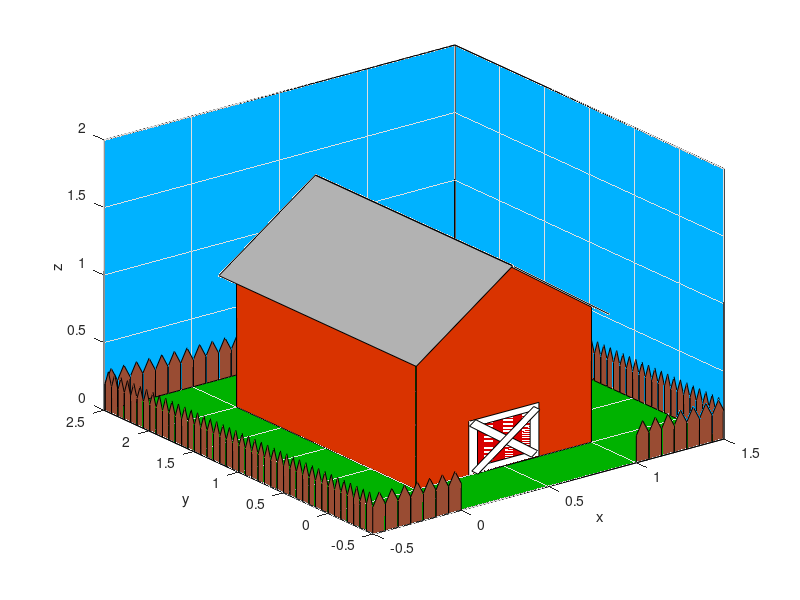

Reproduce this figure in MATLAB.
function buildbarn()

P = reppentagon();
X = repsquare();

%grass
grass = translate([-.5;-.5;0]) * scale([2;3;1]) * X;
drawshape(grass,[0,0.7,0])
grid on
axis([-0.5 1.5 -0.5 2.5 0 2]);
xlabel('x');
ylabel('y');
zlabel('z');

%base barn structure
barnwall1 = rotate(pi/2, 1) * scale([1;1;1]) * P;
drawshape(barnwall1,[0.85, 0.2, 0])

barnwall2 = rotate(-pi/2, 2) * scale([1;2;1]) * X;
drawshape(barnwall2,[0.85, 0.2, 0])

barnwall3 = translate([1,0,0]) * rotate(-pi/2, 2) * scale([1;2;1]) * X;
drawshape(barnwall3,[0.85, 0.2, 0])

barnwall4 = translate([0,2,0]) * rotate(pi/2, 1) * scale([1;1;1]) * P;
drawshape(barnwall4,[0.85, 0.2, 0])

%two barn roofs
roof1 = translate([-0.05,-0.1,0.96]) * rotate(-pi/4,2) * scale([0.78;2.2;0]) * X;
drawshape(roof1,[0.7, 0.7, 0.7])

roof2 = translate([0.5,-0.1,1.51]) * rotate(pi/4,2) * scale([0.78;2.2;0]) * X;
drawshape(roof2,[0.7, 0.7, 0.7])

%front panels and the crossing wood
panels_lay1 = translate([0.3,-0.001,0]) *rotate(pi/2,1) * scale([0.4;0.4;1.5]) * X;
drawshape(panels_lay1, 'w')

panels_lay2 = translate([0.35,-0.001,0.05]) *rotate(pi/2,1) * scale([0.3;0.3;1.5]) * X;
drawshape(panels_lay2,[0.85, 0, 0])

wood1 = translate([0.3,-0.01,-0.34]) * rotate(-pi/4,2) * translate([0.5,0,0]) * rotate(pi/2, 1) * scale([0.05;0.5;0]) * X;
drawshape(wood1, 'w')

wood2 = translate([0.71,-0.01,-0.3]) * rotate(-pi/2,2) * translate([0.3,-0.01,-0.34]) * rotate(-pi/4,2) * translate([0.5,0,0]) * rotate(pi/2, 1) * scale([0.05;0.5;0]) * X;
drawshape(wood2, 'w')

%illusion of sky even though its just a shape fitted to space
z_background1 = scale([3;1;2]) * translate([-0.5,2.5,1]) * rotate(-pi/2, 1) * X;
drawshape(z_background1,[0 0.7 1])

z_background2 = translate([1.5,-0.5,0]) * rotate(-pi/2, 2) * scale([2;3;1]) * X;
drawshape(z_background2,[0 0.7 1]) 

%fences, white or brown, for brown fence use [0.6 0.3 0.2]
%for white use 'w'
fencex = translate([1,-0.5,0]) * rotate(pi/2,1) * scale([0.072;0.2;0]) * P;
drawshape(fencex,[0.6 0.3 0.2])

for i=1:6
    fencex = translate([0.072,0,0]) * fencex;
    drawshape(fencex,[0.6 0.3 0.2]) 
end

fencex_2 = translate([-1.07,0,0]) * translate([1,-0.5,0]) * rotate(pi/2,1) * scale([0.072;0.2;0]) * P;
drawshape(fencex_2,[0.6 0.3 0.2])

for i=-5:0
    fencex_2 = translate([-0.072,0,0]) * fencex_2;
    drawshape(fencex_2,[0.6 0.3 0.2])
end

fencex_3 = translate([-1.5,2.99,0]) * translate([1,-0.5,0]) * rotate(pi/2,1) * scale([0.072;0.2;0]) * P;
drawshape(fencex_3,[0.6 0.3 0.2])

for i=-5:21
    fencex_3 = translate([0.072,0,0]) * fencex_3;
    drawshape(fencex_3,[0.6 0.3 0.2])
end

fencey_1 = translate([-0.5 -0.424 0]) * rotate(-pi/2, 2) * rotate(-pi/2, 3) * scale([0.071;0.2;0]) * P;
drawshape(fencey_1,[0.6 0.3 0.2]) 

for i=-5:35
    fencey_1 = translate([0,0.071,0]) * fencey_1;
    drawshape(fencey_1,[0.6 0.3 0.2])
end

fencey_2 = translate([1.99 0 0]) * translate([-0.5 -0.424 0]) * rotate(-pi/2, 2) * rotate(-pi/2, 3) * scale([0.071;0.2;0]) * P;
drawshape(fencey_2,[0.6 0.3 0.2]) 

for i=-5:35
    fencey_2 = translate([0,0.071,0]) * fencey_2;
    drawshape(fencey_2,[0.6 0.3 0.2])
end


end

%core repsquare, reppentagon, scale, translate, rotate, and drawshape functions
function S = scale(c)

c1 = c(1);
c2 = c(2);
c3 = c(3);

S = diag([c1, c2, c3, 1]);

end

function T = translate(p)

x0 = p(1);
y0 = p(2);
z0 = p(3);


T = eye(4);
T(1,4) = x0;
T(2,4) = y0;
T(3,4) = z0;
T(4,4) = 1;


end

function R = rotate(theta, ax)

if ax == 1
    R = zeros(4,4);
    R(1,1) = 1;
    R(4,4) = 1;
    R(2,2) = cos(theta);
    R(2,3) = -sin(theta);
    R(3,2) = sin(theta);
    R(3,3) = cos(theta);
end
    

if ax == 2
    R = zeros(4,4);
    R(1,1) = cos(theta);
    R(2,2) = 1;
    R(1,3) = sin(theta);
    R(3,3) = cos(theta);
    R(3,1) = -sin(theta);
    R(4,4) = 1;
end
    
if ax == 3
    R = zeros(4,4);
    R(1,1) = cos(theta);
    R(1,2) = -sin(theta);
    R(2,1) = sin(theta);
    R(2,2) = cos(theta);
    R(3,3) = 1;
    R(4,4) = 1;
end


end

function X = repsquare()

x = [0 1 1 0];
y = [0 0 1 1];
z = [0 0 0 0];
h = [1 1 1 1];
X = [x; y; z; h];
end

function X = reppentagon()
x = [0 0 0.5 1 1];
y = [0 1 1.5 1 0];
z = [0 0 0 0 0];
h = [1 1 1 1 1];
X = [x; y; z; h];
end

function drawshape(X,c)
x = X(1,:);
y = X(2,:);
z = X(3,:);
fill3(x,y,z,c);
hold on;
end
